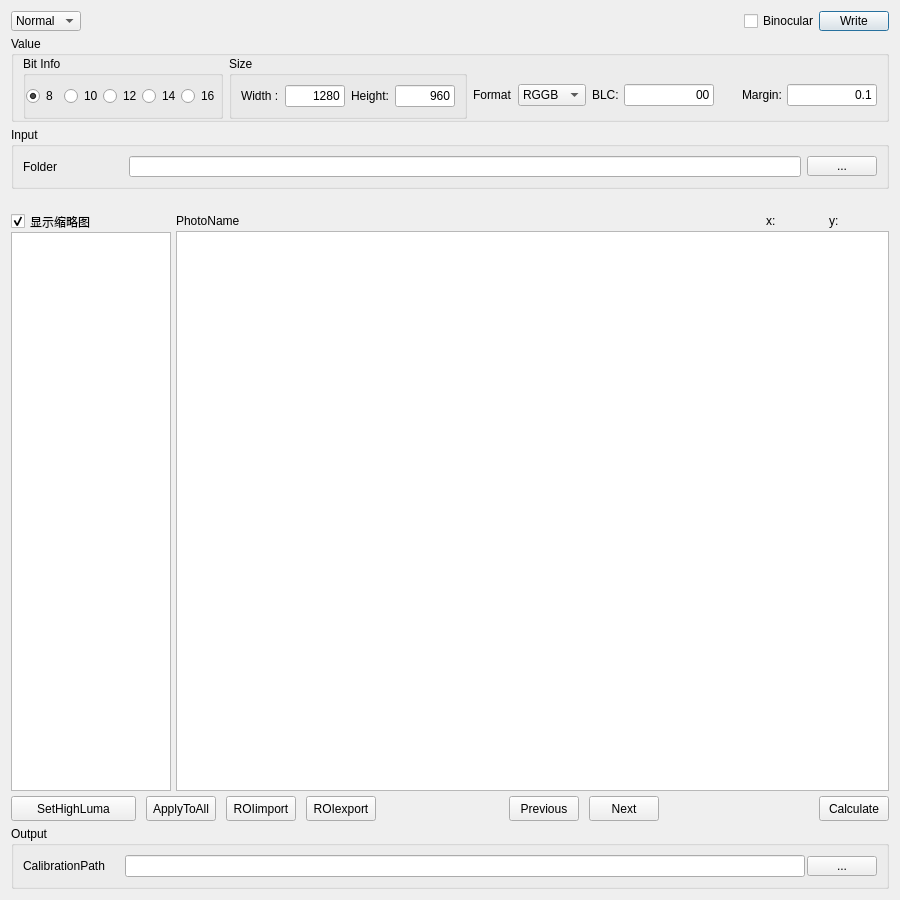
<?xml version="1.0" encoding="UTF-8"?>
<ui version="4.0">
 <class>MainWindow</class>
 <widget class="QDialog" name="MainWindow">
  <property name="geometry">
   <rect>
    <x>0</x>
    <y>0</y>
    <width>900</width>
    <height>900</height>
   </rect>
  </property>
  <property name="minimumSize">
   <size>
    <width>900</width>
    <height>800</height>
   </size>
  </property>
  <property name="windowTitle">
   <string>Dialog</string>
  </property>
  <layout class="QGridLayout" name="gridLayout">
   <property name="verticalSpacing">
    <number>5</number>
   </property>
   <item row="0" column="0">
    <layout class="QHBoxLayout" name="horizontalLayout" stretch="1,0,0,1">
     <item>
      <widget class="QComboBox" name="modelCombo">
       <property name="maximumSize">
        <size>
         <width>70</width>
         <height>20</height>
        </size>
       </property>
       <item>
        <property name="text">
         <string>Normal</string>
        </property>
       </item>
       <item>
        <property name="text">
         <string>CWF</string>
        </property>
       </item>
       <item>
        <property name="text">
         <string>Green</string>
        </property>
       </item>
      </widget>
     </item>
     <item>
      <spacer name="horizontalSpacer_3">
       <property name="orientation">
        <enum>Qt::Horizontal</enum>
       </property>
       <property name="sizeHint" stdset="0">
        <size>
         <width>40</width>
         <height>20</height>
        </size>
       </property>
      </spacer>
     </item>
     <item>
      <widget class="QCheckBox" name="isBinocularCheckBox">
       <property name="text">
        <string>Binocular</string>
       </property>
      </widget>
     </item>
     <item>
      <widget class="QPushButton" name="WriteBtn">
       <property name="maximumSize">
        <size>
         <width>70</width>
         <height>20</height>
        </size>
       </property>
       <property name="text">
        <string>Write</string>
       </property>
      </widget>
     </item>
    </layout>
   </item>
   <item row="2" column="0">
    <layout class="QHBoxLayout" name="horizontalLayout_4">
     <item>
      <widget class="QGroupBox" name="inputGroupBox">
       <property name="title">
        <string>Input</string>
       </property>
       <layout class="QHBoxLayout" name="horizontalLayout_15">
        <item>
         <widget class="QLabel" name="label_2">
          <property name="sizePolicy">
           <sizepolicy hsizetype="Expanding" vsizetype="Preferred">
            <horstretch>0</horstretch>
            <verstretch>0</verstretch>
           </sizepolicy>
          </property>
          <property name="maximumSize">
           <size>
            <width>100</width>
            <height>16777215</height>
           </size>
          </property>
          <property name="text">
           <string>Folder</string>
          </property>
         </widget>
        </item>
        <item>
         <widget class="QLineEdit" name="inputFolderEdit">
          <property name="maximumSize">
           <size>
            <width>16777215</width>
            <height>21</height>
           </size>
          </property>
          <property name="alignment">
           <set>Qt::AlignLeading|Qt::AlignLeft|Qt::AlignVCenter</set>
          </property>
         </widget>
        </item>
        <item>
         <widget class="QPushButton" name="inputFolderBtn">
          <property name="minimumSize">
           <size>
            <width>70</width>
            <height>20</height>
           </size>
          </property>
          <property name="maximumSize">
           <size>
            <width>70</width>
            <height>20</height>
           </size>
          </property>
          <property name="text">
           <string>...</string>
          </property>
         </widget>
        </item>
       </layout>
      </widget>
     </item>
    </layout>
   </item>
   <item row="4" column="0">
    <layout class="QHBoxLayout" name="horizontalLayout_7" stretch="9,40">
     <property name="spacing">
      <number>5</number>
     </property>
     <item>
      <layout class="QVBoxLayout" name="verticalLayout_3">
       <property name="spacing">
        <number>3</number>
       </property>
       <item>
        <widget class="QCheckBox" name="thumbCheck">
         <property name="maximumSize">
          <size>
           <width>16777215</width>
           <height>15</height>
          </size>
         </property>
         <property name="text">
          <string>显示缩略图</string>
         </property>
         <property name="checked">
          <bool>true</bool>
         </property>
        </widget>
       </item>
       <item>
        <widget class="QListWidget" name="thumbList">
         <property name="maximumSize">
          <size>
           <width>160</width>
           <height>16777215</height>
          </size>
         </property>
        </widget>
       </item>
      </layout>
     </item>
     <item>
      <layout class="QVBoxLayout" name="verticalLayout_4">
       <property name="spacing">
        <number>3</number>
       </property>
       <item>
        <layout class="QHBoxLayout" name="horizontalLayout_19">
         <item>
          <widget class="QLabel" name="photoNameLabel">
           <property name="maximumSize">
            <size>
             <width>16777215</width>
             <height>15</height>
            </size>
           </property>
           <property name="text">
            <string>PhotoName</string>
           </property>
          </widget>
         </item>
         <item>
          <widget class="QLabel" name="xValueLabel">
           <property name="maximumSize">
            <size>
             <width>60</width>
             <height>30</height>
            </size>
           </property>
           <property name="text">
            <string>x:</string>
           </property>
          </widget>
         </item>
         <item>
          <widget class="QLabel" name="yValueLabel">
           <property name="maximumSize">
            <size>
             <width>60</width>
             <height>30</height>
            </size>
           </property>
           <property name="text">
            <string>y:</string>
           </property>
          </widget>
         </item>
        </layout>
       </item>
       <item>
        <widget class="QGraphicsView" name="ImageGraphic">
         <property name="minimumSize">
          <size>
           <width>560</width>
           <height>420</height>
          </size>
         </property>
        </widget>
       </item>
      </layout>
     </item>
    </layout>
   </item>
   <item row="1" column="0">
    <layout class="QVBoxLayout" name="verticalLayout_2">
     <item>
      <widget class="QGroupBox" name="valueGroupBox">
       <property name="title">
        <string>Value</string>
       </property>
       <layout class="QHBoxLayout" name="horizontalLayout_14" stretch="3,0,2,0,0,0,0">
        <property name="topMargin">
         <number>0</number>
        </property>
        <property name="bottomMargin">
         <number>0</number>
        </property>
        <item>
         <layout class="QVBoxLayout" name="verticalLayout">
          <property name="spacing">
           <number>0</number>
          </property>
          <item>
           <widget class="QGroupBox" name="groupBox_4">
            <property name="minimumSize">
             <size>
              <width>200</width>
              <height>0</height>
             </size>
            </property>
            <property name="title">
             <string>Bit Info</string>
            </property>
            <layout class="QHBoxLayout" name="horizontalLayout_16">
             <property name="spacing">
              <number>0</number>
             </property>
             <property name="leftMargin">
              <number>0</number>
             </property>
             <property name="topMargin">
              <number>0</number>
             </property>
             <property name="rightMargin">
              <number>0</number>
             </property>
             <property name="bottomMargin">
              <number>0</number>
             </property>
             <item>
              <widget class="QRadioButton" name="bit8Radio">
               <property name="text">
                <string>8</string>
               </property>
               <property name="checked">
                <bool>true</bool>
               </property>
              </widget>
             </item>
             <item>
              <widget class="QRadioButton" name="bit10Radio">
               <property name="text">
                <string>10</string>
               </property>
              </widget>
             </item>
             <item>
              <widget class="QRadioButton" name="bit12Radio">
               <property name="text">
                <string>12</string>
               </property>
              </widget>
             </item>
             <item>
              <widget class="QRadioButton" name="bit14Radio">
               <property name="text">
                <string>14</string>
               </property>
              </widget>
             </item>
             <item>
              <widget class="QRadioButton" name="bit16Radio">
               <property name="text">
                <string>16</string>
               </property>
              </widget>
             </item>
            </layout>
           </widget>
          </item>
         </layout>
        </item>
        <item>
         <spacer name="horizontalSpacer_5">
          <property name="orientation">
           <enum>Qt::Horizontal</enum>
          </property>
          <property name="sizeHint" stdset="0">
           <size>
            <width>40</width>
            <height>20</height>
           </size>
          </property>
         </spacer>
        </item>
        <item>
         <layout class="QHBoxLayout" name="horizontalLayout_12">
          <item>
           <widget class="QGroupBox" name="groupBox_3">
            <property name="title">
             <string>Size</string>
            </property>
            <layout class="QHBoxLayout" name="horizontalLayout_3">
             <item>
              <layout class="QHBoxLayout" name="horizontalLayout_17">
               <item>
                <widget class="QLabel" name="label_8">
                 <property name="text">
                  <string>Width :</string>
                 </property>
                </widget>
               </item>
               <item>
                <widget class="QLineEdit" name="sizeWidth">
                 <property name="minimumSize">
                  <size>
                   <width>60</width>
                   <height>0</height>
                  </size>
                 </property>
                 <property name="maximumSize">
                  <size>
                   <width>130</width>
                   <height>16777215</height>
                  </size>
                 </property>
                 <property name="text">
                  <string>1280</string>
                 </property>
                 <property name="alignment">
                  <set>Qt::AlignRight|Qt::AlignTrailing|Qt::AlignVCenter</set>
                 </property>
                </widget>
               </item>
              </layout>
             </item>
             <item>
              <layout class="QHBoxLayout" name="horizontalLayout_18">
               <item>
                <widget class="QLabel" name="label_9">
                 <property name="text">
                  <string>Height:</string>
                 </property>
                </widget>
               </item>
               <item>
                <widget class="QLineEdit" name="sizeHeight">
                 <property name="minimumSize">
                  <size>
                   <width>60</width>
                   <height>0</height>
                  </size>
                 </property>
                 <property name="maximumSize">
                  <size>
                   <width>130</width>
                   <height>16777215</height>
                  </size>
                 </property>
                 <property name="text">
                  <string>960</string>
                 </property>
                 <property name="alignment">
                  <set>Qt::AlignRight|Qt::AlignTrailing|Qt::AlignVCenter</set>
                 </property>
                </widget>
               </item>
              </layout>
             </item>
            </layout>
           </widget>
          </item>
         </layout>
        </item>
        <item>
         <spacer name="horizontalSpacer_6">
          <property name="orientation">
           <enum>Qt::Horizontal</enum>
          </property>
          <property name="sizeHint" stdset="0">
           <size>
            <width>40</width>
            <height>20</height>
           </size>
          </property>
         </spacer>
        </item>
        <item>
         <layout class="QHBoxLayout" name="horizontalLayout_13">
          <property name="topMargin">
           <number>15</number>
          </property>
          <item>
           <widget class="QLabel" name="label_5">
            <property name="text">
             <string>Format</string>
            </property>
           </widget>
          </item>
          <item>
           <widget class="QComboBox" name="outFormatCombo">
            <item>
             <property name="text">
              <string>RGGB</string>
             </property>
            </item>
            <item>
             <property name="text">
              <string>GRBG</string>
             </property>
            </item>
            <item>
             <property name="text">
              <string>GBRG</string>
             </property>
            </item>
            <item>
             <property name="text">
              <string>BGGR</string>
             </property>
            </item>
            <item>
             <property name="text">
              <string>RGBIR</string>
             </property>
            </item>
           </widget>
          </item>
         </layout>
        </item>
        <item>
         <spacer name="horizontalSpacer_7">
          <property name="orientation">
           <enum>Qt::Horizontal</enum>
          </property>
          <property name="sizeHint" stdset="0">
           <size>
            <width>40</width>
            <height>20</height>
           </size>
          </property>
         </spacer>
        </item>
        <item>
         <layout class="QHBoxLayout" name="horizontalLayout_11">
          <property name="spacing">
           <number>5</number>
          </property>
          <property name="topMargin">
           <number>15</number>
          </property>
          <item>
           <widget class="QLabel" name="label_10">
            <property name="text">
             <string>BLC:</string>
            </property>
           </widget>
          </item>
          <item>
           <widget class="QLineEdit" name="blcEdit">
            <property name="minimumSize">
             <size>
              <width>60</width>
              <height>0</height>
             </size>
            </property>
            <property name="maximumSize">
             <size>
              <width>130</width>
              <height>16777215</height>
             </size>
            </property>
            <property name="layoutDirection">
             <enum>Qt::LeftToRight</enum>
            </property>
            <property name="text">
             <string>00</string>
            </property>
            <property name="alignment">
             <set>Qt::AlignRight|Qt::AlignTrailing|Qt::AlignVCenter</set>
            </property>
           </widget>
          </item>
          <item>
           <spacer name="horizontalSpacer_9">
            <property name="orientation">
             <enum>Qt::Horizontal</enum>
            </property>
            <property name="sizeHint" stdset="0">
             <size>
              <width>40</width>
              <height>20</height>
             </size>
            </property>
           </spacer>
          </item>
          <item>
           <widget class="QLabel" name="label_11">
            <property name="text">
             <string>Margin:</string>
            </property>
           </widget>
          </item>
          <item>
           <widget class="QLineEdit" name="marginEdit">
            <property name="minimumSize">
             <size>
              <width>60</width>
              <height>0</height>
             </size>
            </property>
            <property name="maximumSize">
             <size>
              <width>130</width>
              <height>16777215</height>
             </size>
            </property>
            <property name="text">
             <string>0.1</string>
            </property>
            <property name="alignment">
             <set>Qt::AlignRight|Qt::AlignTrailing|Qt::AlignVCenter</set>
            </property>
           </widget>
          </item>
         </layout>
        </item>
       </layout>
      </widget>
     </item>
    </layout>
   </item>
   <item row="5" column="0">
    <layout class="QHBoxLayout" name="horizontalLayout_2" stretch="0,0,0,0,0,0,0,0,0,0">
     <property name="spacing">
      <number>10</number>
     </property>
     <property name="leftMargin">
      <number>0</number>
     </property>
     <property name="rightMargin">
      <number>0</number>
     </property>
     <item>
      <widget class="QPushButton" name="setLumaBtn">
       <property name="minimumSize">
        <size>
         <width>125</width>
         <height>25</height>
        </size>
       </property>
       <property name="maximumSize">
        <size>
         <width>125</width>
         <height>25</height>
        </size>
       </property>
       <property name="text">
        <string>SetHighLuma</string>
       </property>
      </widget>
     </item>
     <item>
      <widget class="QPushButton" name="applyAllButton">
       <property name="minimumSize">
        <size>
         <width>70</width>
         <height>25</height>
        </size>
       </property>
       <property name="maximumSize">
        <size>
         <width>70</width>
         <height>25</height>
        </size>
       </property>
       <property name="text">
        <string>ApplyToAll</string>
       </property>
      </widget>
     </item>
     <item>
      <widget class="QPushButton" name="roiImportBtn">
       <property name="minimumSize">
        <size>
         <width>70</width>
         <height>25</height>
        </size>
       </property>
       <property name="maximumSize">
        <size>
         <width>70</width>
         <height>25</height>
        </size>
       </property>
       <property name="text">
        <string>ROIimport</string>
       </property>
      </widget>
     </item>
     <item>
      <widget class="QPushButton" name="roiExportBtn">
       <property name="minimumSize">
        <size>
         <width>70</width>
         <height>25</height>
        </size>
       </property>
       <property name="maximumSize">
        <size>
         <width>70</width>
         <height>25</height>
        </size>
       </property>
       <property name="text">
        <string>ROIexport</string>
       </property>
      </widget>
     </item>
     <item>
      <spacer name="horizontalSpacer_2">
       <property name="orientation">
        <enum>Qt::Horizontal</enum>
       </property>
       <property name="sizeType">
        <enum>QSizePolicy::Expanding</enum>
       </property>
       <property name="sizeHint" stdset="0">
        <size>
         <width>1000</width>
         <height>20</height>
        </size>
       </property>
      </spacer>
     </item>
     <item>
      <widget class="QPushButton" name="previousBtn">
       <property name="sizePolicy">
        <sizepolicy hsizetype="Fixed" vsizetype="Fixed">
         <horstretch>0</horstretch>
         <verstretch>0</verstretch>
        </sizepolicy>
       </property>
       <property name="minimumSize">
        <size>
         <width>70</width>
         <height>25</height>
        </size>
       </property>
       <property name="maximumSize">
        <size>
         <width>70</width>
         <height>25</height>
        </size>
       </property>
       <property name="text">
        <string>Previous</string>
       </property>
      </widget>
     </item>
     <item>
      <widget class="QPushButton" name="nextBtn">
       <property name="sizePolicy">
        <sizepolicy hsizetype="Fixed" vsizetype="Fixed">
         <horstretch>0</horstretch>
         <verstretch>0</verstretch>
        </sizepolicy>
       </property>
       <property name="minimumSize">
        <size>
         <width>70</width>
         <height>25</height>
        </size>
       </property>
       <property name="maximumSize">
        <size>
         <width>70</width>
         <height>25</height>
        </size>
       </property>
       <property name="text">
        <string>Next</string>
       </property>
      </widget>
     </item>
     <item>
      <spacer name="horizontalSpacer">
       <property name="orientation">
        <enum>Qt::Horizontal</enum>
       </property>
       <property name="sizeType">
        <enum>QSizePolicy::Minimum</enum>
       </property>
       <property name="sizeHint" stdset="0">
        <size>
         <width>150</width>
         <height>20</height>
        </size>
       </property>
      </spacer>
     </item>
     <item>
      <spacer name="horizontalSpacer_4">
       <property name="orientation">
        <enum>Qt::Horizontal</enum>
       </property>
       <property name="sizeHint" stdset="0">
        <size>
         <width>40</width>
         <height>20</height>
        </size>
       </property>
      </spacer>
     </item>
     <item>
      <widget class="QPushButton" name="finishROIBtn">
       <property name="sizePolicy">
        <sizepolicy hsizetype="Fixed" vsizetype="Fixed">
         <horstretch>0</horstretch>
         <verstretch>0</verstretch>
        </sizepolicy>
       </property>
       <property name="minimumSize">
        <size>
         <width>70</width>
         <height>25</height>
        </size>
       </property>
       <property name="maximumSize">
        <size>
         <width>70</width>
         <height>25</height>
        </size>
       </property>
       <property name="text">
        <string>Calculate</string>
       </property>
      </widget>
     </item>
    </layout>
   </item>
   <item row="13" column="0">
    <widget class="QGroupBox" name="outputGroupBox">
     <property name="title">
      <string>Output</string>
     </property>
     <layout class="QVBoxLayout" name="verticalLayout_7" stretch="0,0,0">
      <property name="spacing">
       <number>2</number>
      </property>
      <item>
       <layout class="QHBoxLayout" name="horizontalLayout_9"/>
      </item>
      <item>
       <layout class="QHBoxLayout" name="horizontalLayout_8" stretch="0,0,0">
        <item>
         <widget class="QLabel" name="label_3">
          <property name="sizePolicy">
           <sizepolicy hsizetype="Expanding" vsizetype="Preferred">
            <horstretch>0</horstretch>
            <verstretch>0</verstretch>
           </sizepolicy>
          </property>
          <property name="minimumSize">
           <size>
            <width>100</width>
            <height>0</height>
           </size>
          </property>
          <property name="maximumSize">
           <size>
            <width>100</width>
            <height>16777215</height>
           </size>
          </property>
          <property name="text">
           <string>CalibrationPath</string>
          </property>
         </widget>
        </item>
        <item>
         <widget class="QLineEdit" name="calibrationPathEdit"/>
        </item>
        <item>
         <widget class="QPushButton" name="calibrationPathBtn">
          <property name="sizePolicy">
           <sizepolicy hsizetype="Fixed" vsizetype="Fixed">
            <horstretch>0</horstretch>
            <verstretch>0</verstretch>
           </sizepolicy>
          </property>
          <property name="minimumSize">
           <size>
            <width>70</width>
            <height>20</height>
           </size>
          </property>
          <property name="maximumSize">
           <size>
            <width>70</width>
            <height>20</height>
           </size>
          </property>
          <property name="text">
           <string>...</string>
          </property>
         </widget>
        </item>
       </layout>
      </item>
      <item>
       <layout class="QHBoxLayout" name="horizontalLayout_22"/>
      </item>
     </layout>
    </widget>
   </item>
   <item row="3" column="0">
    <spacer name="horizontalSpacer_8">
     <property name="orientation">
      <enum>Qt::Horizontal</enum>
     </property>
     <property name="sizeHint" stdset="0">
      <size>
       <width>40</width>
       <height>20</height>
      </size>
     </property>
    </spacer>
   </item>
  </layout>
 </widget>
 <resources/>
 <connections/>
</ui>
